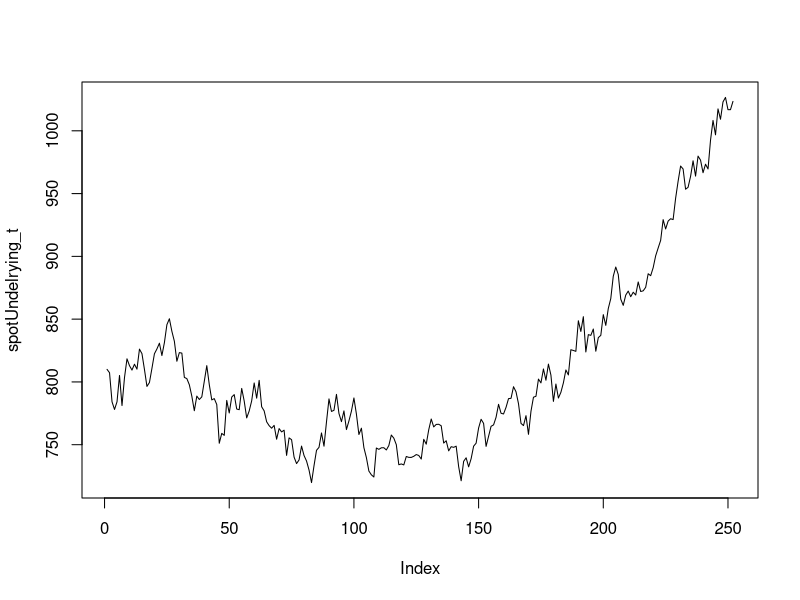

Generate this figure with R: (Note: a time limit stopped this script after it produced the figure.)
## ---- chunk 1
knitr::opts_chunk$set(echo = TRUE)
## ---- chunk 2

volatility=0.2
deltaT=1/252/1
spotUndelrying=810
nSteps=1*252

rnorm(1)*sqrt(deltaT)

strike=800
interestRate=0.05
dividendYield=0.02
call_put=1 # 1 for all, -1 for put
muGBM=interestRate-dividendYield
nTimes=100000

## ---- chunk 3

spotUndelrying_t=rep(NA,nSteps)
spotUndelrying_t[1]=spotUndelrying

for (i in 2:nSteps){
  spotUndelrying_t[i]=
    spotUndelrying_t[i-1]+muGBM*spotUndelrying_t[i-1]*deltaT+volatility*spotUndelrying_t[i-1]*rnorm(1)*sqrt(deltaT)
  
}

plot(spotUndelrying_t, type="l")


## ---- chunk 4

timestart<-Sys.time()

# 
spotUndelryingMatrix=matrix(NA, nrow = nSteps, ncol = nTimes)
spotUndelryingMatrix[1,]=spotUndelrying

trials <- seq(1, nTimes)

for (i in 1:nTimes){
  for (j in 2:nSteps){
    spotUndelryingMatrix[j,i]=
      spotUndelryingMatrix[j-1,i]+muGBM*spotUndelryingMatrix[j-1,i]*deltaT+volatility*spotUndelryingMatrix[j-1,i]*rnorm(1)*sqrt(deltaT)
    
  }
}


simulatedEndSample=spotUndelryingMatrix[nSteps,]

optionSample=rep(NA,length(simulatedEndSample))

#output time usage
timeend<-Sys.time()

runningtime<-timeend-timestart

print(runningtime)

## ---- chunk 5
for (i in 1:length(simulatedEndSample)){
  optionSample[i]=
    max((simulatedEndSample[i]-strike)*call_put,0)
}
#################################################################
# discount option price by risk-free rate
optionPrice=mean(optionSample)*exp(-interestRate*deltaT*nSteps)
cat("option Price is based on S: ",optionPrice) 
## ---- chunk 6
simulatedEndSample=rep(NA,nTimes)

for (i in 1:nTimes){
  simulatedEndSample[i]=
    spotUndelrying*exp((muGBM-volatility^2/2)*T+volatility*rnorm(1)*sqrt(T))
}

optionSample=rep(NA,length(simulatedEndSample))


## ---- chunk 7
#################################################################

for (i in 1:length(simulatedEndSample)){
  optionSample[i]=
    max((simulatedEndSample[i]-strike)*call_put,0)
}
#################################################################
# discount option price by risk-free rate
optionPrice=mean(optionSample)*exp(-interestRate*deltaT*nSteps)
cat("option Price is based on lnS: ",optionPrice) 

## ---- chunk 8

ttm=deltaT*nSteps

d1=
  (log(spotUndelrying/strike)+(interestRate-dividendYield+volatility^2/2))*ttm/(volatility*sqrt(ttm))

d2=d1-volatility*sqrt(ttm)


callPrice=
  spotUndelrying*exp(-dividendYield*ttm)*pnorm(d1)-strike*exp(-interestRate*ttm)*pnorm(d2)

putPrice=
  strike*exp(-interestRate*ttm)*pnorm(-d2)-spotUndelrying*exp(-dividendYield*ttm)*pnorm(-d1)


## ---- chunk 9

leftside<- 
  callPrice+strike*exp(-interestRate*ttm)

rightside <- 
  spotUndelrying*exp(-dividendYield*ttm)+putPrice

leftside==rightside
